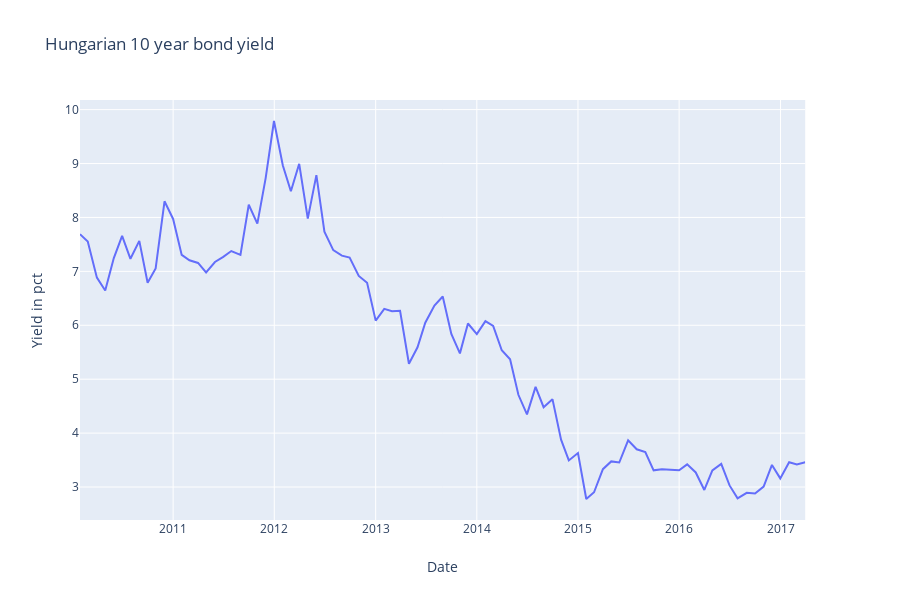

Notebook cell for this chart:
### Code cell
target = "Yield"
px.line(
    yield_huf_melt[yield_huf_melt['variable'].isin([target])],
    x="Date", 
    y = "value",
    title="Hungarian 10 year bond yield",
    labels={"value":"Yield in pct"}
)
